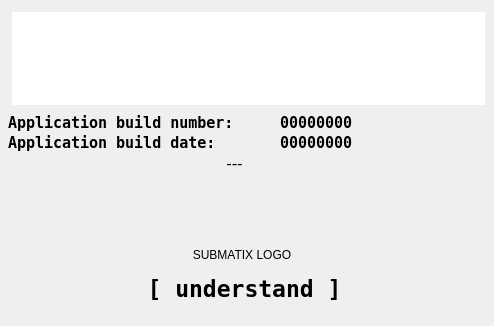
<?xml version="1.0" encoding="UTF-8"?>
<ui version="4.0">
 <class>AboutDialog</class>
 <widget class="QDialog" name="AboutDialog">
  <property name="windowModality">
   <enum>Qt::ApplicationModal</enum>
  </property>
  <property name="geometry">
   <rect>
    <x>0</x>
    <y>0</y>
    <width>494</width>
    <height>326</height>
   </rect>
  </property>
  <property name="windowTitle">
   <string>About this application</string>
  </property>
  <property name="locale">
   <locale language="English" country="UnitedStates"/>
  </property>
  <property name="modal">
   <bool>true</bool>
  </property>
  <widget class="QLabel" name="logoLabel">
   <property name="geometry">
    <rect>
     <x>4</x>
     <y>196</y>
     <width>476</width>
     <height>118</height>
    </rect>
   </property>
   <property name="minimumSize">
    <size>
     <width>205</width>
     <height>54</height>
    </size>
   </property>
   <property name="maximumSize">
    <size>
     <width>476</width>
     <height>118</height>
    </size>
   </property>
   <property name="text">
    <string>SUBMATIX LOGO</string>
   </property>
   <property name="alignment">
    <set>Qt::AlignCenter</set>
   </property>
  </widget>
  <widget class="QLabel" name="buildDateLabel">
   <property name="geometry">
    <rect>
     <x>280</x>
     <y>112</y>
     <width>205</width>
     <height>21</height>
    </rect>
   </property>
   <property name="font">
    <font>
     <family>DejaVu Sans Mono</family>
     <pointsize>11</pointsize>
     <weight>75</weight>
     <bold>true</bold>
    </font>
   </property>
   <property name="text">
    <string>00000000</string>
   </property>
  </widget>
  <widget class="QLabel" name="buildNumberLabel">
   <property name="geometry">
    <rect>
     <x>280</x>
     <y>132</y>
     <width>205</width>
     <height>21</height>
    </rect>
   </property>
   <property name="font">
    <font>
     <family>DejaVu Sans Mono</family>
     <pointsize>11</pointsize>
     <weight>75</weight>
     <bold>true</bold>
    </font>
   </property>
   <property name="text">
    <string>00000000</string>
   </property>
  </widget>
  <widget class="QLabel" name="buildDateLabelLabel">
   <property name="geometry">
    <rect>
     <x>8</x>
     <y>112</y>
     <width>260</width>
     <height>21</height>
    </rect>
   </property>
   <property name="font">
    <font>
     <family>DejaVu Sans Mono</family>
     <pointsize>11</pointsize>
     <weight>75</weight>
     <bold>true</bold>
    </font>
   </property>
   <property name="text">
    <string>Application build number:</string>
   </property>
  </widget>
  <widget class="QLabel" name="buildNumberLabelLabel">
   <property name="geometry">
    <rect>
     <x>8</x>
     <y>132</y>
     <width>260</width>
     <height>21</height>
    </rect>
   </property>
   <property name="font">
    <font>
     <family>DejaVu Sans Mono</family>
     <pointsize>11</pointsize>
     <weight>75</weight>
     <bold>true</bold>
    </font>
   </property>
   <property name="text">
    <string>Application build date:</string>
   </property>
  </widget>
  <widget class="QPushButton" name="closeButton">
   <property name="geometry">
    <rect>
     <x>8</x>
     <y>260</y>
     <width>473</width>
     <height>57</height>
    </rect>
   </property>
   <property name="font">
    <font>
     <family>DejaVu Sans Mono</family>
     <pointsize>17</pointsize>
     <weight>75</weight>
     <bold>true</bold>
     <kerning>false</kerning>
    </font>
   </property>
   <property name="text">
    <string>[ understand ]</string>
   </property>
   <property name="iconSize">
    <size>
     <width>32</width>
     <height>32</height>
    </size>
   </property>
   <property name="default">
    <bool>true</bool>
   </property>
   <property name="flat">
    <bool>true</bool>
   </property>
  </widget>
  <widget class="QTextBrowser" name="textBrowser">
   <property name="geometry">
    <rect>
     <x>12</x>
     <y>12</y>
     <width>473</width>
     <height>93</height>
    </rect>
   </property>
   <property name="frameShape">
    <enum>QFrame::NoFrame</enum>
   </property>
   <property name="horizontalScrollBarPolicy">
    <enum>Qt::ScrollBarAlwaysOff</enum>
   </property>
  </widget>
  <widget class="QLabel" name="buildTypeLabel">
   <property name="geometry">
    <rect>
     <x>8</x>
     <y>156</y>
     <width>453</width>
     <height>16</height>
    </rect>
   </property>
   <property name="sizePolicy">
    <sizepolicy hsizetype="Preferred" vsizetype="Maximum">
     <horstretch>0</horstretch>
     <verstretch>0</verstretch>
    </sizepolicy>
   </property>
   <property name="minimumSize">
    <size>
     <width>150</width>
     <height>0</height>
    </size>
   </property>
   <property name="font">
    <font>
     <family>DejaVu Sans</family>
     <pointsize>11</pointsize>
     <italic>true</italic>
    </font>
   </property>
   <property name="text">
    <string>---</string>
   </property>
   <property name="alignment">
    <set>Qt::AlignCenter</set>
   </property>
  </widget>
  <zorder>logoLabel</zorder>
  <zorder>buildDateLabel</zorder>
  <zorder>buildNumberLabel</zorder>
  <zorder>buildDateLabelLabel</zorder>
  <zorder>buildNumberLabelLabel</zorder>
  <zorder>textBrowser</zorder>
  <zorder>closeButton</zorder>
  <zorder>buildTypeLabel</zorder>
 </widget>
 <resources/>
 <connections>
  <connection>
   <sender>closeButton</sender>
   <signal>clicked()</signal>
   <receiver>AboutDialog</receiver>
   <slot>reject()</slot>
   <hints>
    <hint type="sourcelabel">
     <x>226</x>
     <y>256</y>
    </hint>
    <hint type="destinationlabel">
     <x>226</x>
     <y>145</y>
    </hint>
   </hints>
  </connection>
 </connections>
</ui>
